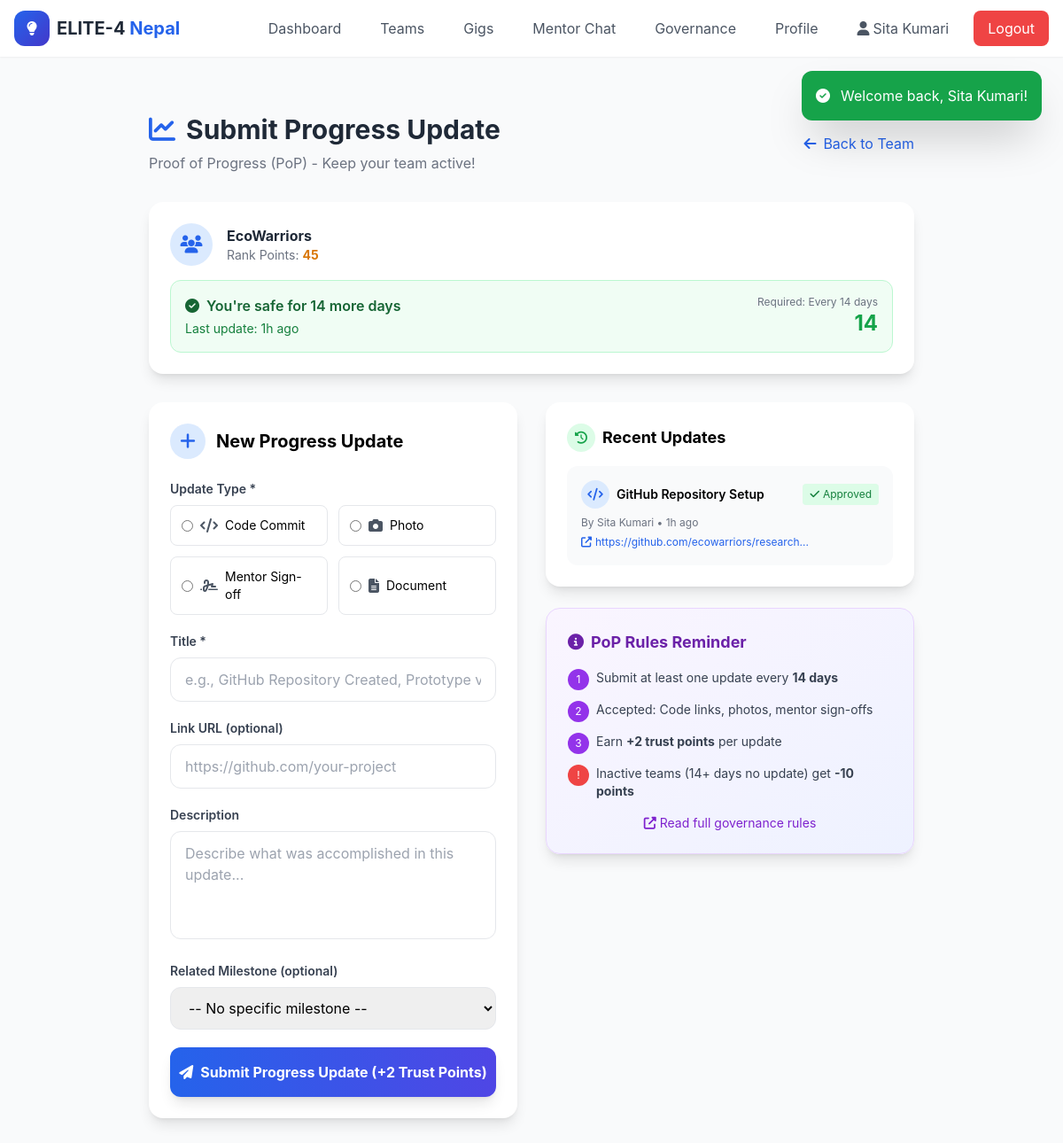
The page /progress_update.php (signed in) on the database its author committed.
### tables this page shows
CREATE TABLE `users` (
  `id` INT AUTO_INCREMENT PRIMARY KEY,
  `name` VARCHAR(100) NOT NULL,
  `email` VARCHAR(100) UNIQUE NOT NULL,
  `phone` VARCHAR(20) DEFAULT NULL,
  `password` VARCHAR(255) NOT NULL,
  `role` ENUM('citizen', 'student', 'sponsor', 'mentor', 'admin', 'moderator') NOT NULL DEFAULT 'citizen',
  `bio` TEXT DEFAULT NULL,
  `skills` TEXT DEFAULT NULL,
  `profile_photo` VARCHAR(255) DEFAULT NULL,
  `date_of_birth` DATE DEFAULT NULL,
  `is_active` TINYINT(1) DEFAULT 1,
  `trust_score` INT DEFAULT 100,
  `projects_completed` INT DEFAULT 0,
  `created_at` TIMESTAMP DEFAULT CURRENT_TIMESTAMP,
  `updated_at` TIMESTAMP DEFAULT CURRENT_TIMESTAMP ON UPDATE CURRENT_TIMESTAMP
);

CREATE TABLE `teams` (
  `id` INT AUTO_INCREMENT PRIMARY KEY,
  `name` VARCHAR(100) NOT NULL,
  `description` TEXT DEFAULT NULL,
  `leader_id` INT NOT NULL,
  `is_public` TINYINT(1) DEFAULT 1,
  `required_skills` TEXT DEFAULT NULL,
  `problem_id` INT DEFAULT NULL,
  `mentor_id` INT DEFAULT NULL,
  `members` JSON DEFAULT NULL,
  `rank_points` INT DEFAULT 0,
  `status` ENUM('active', 'completed', 'archived', 'inactive') DEFAULT 'active',
  `gold_badge` TINYINT(1) DEFAULT 0,
  `projects_completed` INT DEFAULT 0,
  `last_progress_update` TIMESTAMP NULL DEFAULT NULL,
  `is_inactive` TINYINT(1) DEFAULT 0,
  `created_at` TIMESTAMP DEFAULT CURRENT_TIMESTAMP,
  FOREIGN KEY (`leader_id`) REFERENCES `users`(`id`) ON DELETE CASCADE,
  FOREIGN KEY (`mentor_id`) REFERENCES `users`(`id`) ON DELETE SET NULL
);

CREATE TABLE `platform_settings` (
  `id` INT AUTO_INCREMENT PRIMARY KEY,
  `setting_key` VARCHAR(50) UNIQUE NOT NULL,
  `setting_value` TEXT DEFAULT NULL,
  `updated_at` TIMESTAMP DEFAULT CURRENT_TIMESTAMP ON UPDATE CURRENT_TIMESTAMP
);

CREATE TABLE `progress_updates` (
  `id` INT AUTO_INCREMENT PRIMARY KEY,
  `team_id` INT NOT NULL,
  `milestone_id` INT DEFAULT NULL,
  `update_type` ENUM('commit_link', 'photo', 'mentor_signoff', 'document', 'other') NOT NULL,
  `title` VARCHAR(200) NOT NULL,
  `description` TEXT DEFAULT NULL,
  `link_url` VARCHAR(500) DEFAULT NULL,
  `photo_url` VARCHAR(255) DEFAULT NULL,
  `mentor_approved` TINYINT(1) DEFAULT 0,
  `mentor_approved_by` INT DEFAULT NULL,
  `mentor_approved_at` TIMESTAMP NULL DEFAULT NULL,
  `created_by` INT NOT NULL,
  `created_at` TIMESTAMP DEFAULT CURRENT_TIMESTAMP,
  FOREIGN KEY (`team_id`) REFERENCES `teams`(`id`) ON DELETE CASCADE,
  FOREIGN KEY (`milestone_id`) REFERENCES `team_milestones`(`id`) ON DELETE SET NULL,
  FOREIGN KEY (`mentor_approved_by`) REFERENCES `users`(`id`) ON DELETE SET NULL,
  FOREIGN KEY (`created_by`) REFERENCES `users`(`id`) ON DELETE CASCADE
);

### progress_update.php (the view, shortened to what the rows shown need)
<?php
require_once 'config.php';
$user = getCurrentUser();
$team = getUserTeam($user['id']);
$recentUpdates = getTeamProgressUpdates($team['id'], 5);
$setting = getSetting('pop_update_interval_days', 14);
$lastUpdate = $team['last_progress_update'];
$daysSinceUpdate = $lastUpdate ? floor((time() - strtotime($lastUpdate)) / 86400) : floor((time() - strtotime($team['created_at'])) / 86400);
$daysRemaining = max(0, $setting - $daysSinceUpdate);
getHeader('Submit Progress Update');
?>
<div class="max-w-4xl mx-auto px-4 py-8">
    <div class="flex items-center justify-between mb-8">
        <div>
            <h1 class="text-3xl font-bold text-gray-800">
                <i class="fas fa-chart-line text-blue-600 mr-3"></i>Submit Progress Update
            </h1>
        </div>
    </div>
    <div class="bg-white rounded-2xl shadow-lg p-6 mb-8 <?php echo ($daysRemaining <= 3) ? 'border-2 border-amber-400' : ''; ?>">
        <div class="flex items-center justify-between">
            <div class="flex items-center gap-4">
                <div>
                    <h3 class="font-bold text-gray-800"><?php echo e($team['name']); ?></h3>
                    <p class="text-sm text-gray-500">Rank Points: <span class="text-amber-600 font-bold"><?php echo $team['rank_points']; ?></span></p>
                </div>
            </div>
        </div>
        <div class="mt-4 p-4 rounded-xl <?php echo ($daysRemaining <= 3) ? 'bg-amber-50 border border-amber-200' : 'bg-green-50 border border-green-200'; ?>">
            <div class="flex items-center justify-between">
                <div>
                    <p class="font-semibold <?php echo ($daysRemaining <= 3) ? 'text-amber-800' : 'text-green-800'; ?>">
                        <?php if ($daysRemaining <= 3): ?>
                        <i class="fas fa-exclamation-triangle mr-2"></i>Warning: Only <?php echo $daysRemaining; ?> days left!
                        <?php else: ?>
                        <i class="fas fa-check-circle mr-2"></i>You're safe for <?php echo $daysRemaining; ?> more days
                        <?php endif; ?>
                    </p>
                    <p class="text-sm <?php echo ($daysRemaining <= 3) ? 'text-amber-700' : 'text-green-700'; ?> mt-1">
                        Last update: <?php echo $lastUpdate ? timeAgo($lastUpdate) : 'Never (team created ' . timeAgo($team['created_at']) . ')'; ?>
                    </p>
                </div>
                <div class="text-right">
                    <p class="text-xs text-gray-500">Required: Every <?php echo $setting; ?> days</p>
                    <p class="text-2xl font-bold <?php echo ($daysRemaining <= 3) ? 'text-amber-600' : 'text-green-600'; ?>">
                        <?php echo $daysRemaining; ?>
                    </p>
                </div>
            </div>
        </div>
    </div>
    <div class="grid md:grid-cols-2 gap-8">
        <div class="bg-white rounded-2xl shadow-lg p-6">
            <h2 class="text-xl font-bold mb-6 flex items-center">
                <div class="w-10 h-10 bg-blue-100 rounded-full flex items-center justify-center mr-3">
                    <i class="fas fa-plus text-blue-600"></i>
                </div>
                New Progress Update
            </h2>
        </div>
        <div class="space-y-6">
            <div class="bg-white rounded-2xl shadow-lg p-6">
                <?php if (empty($recentUpdates)): ?>
                <div class="text-center py-8 text-gray-400">
                    <i class="fas fa-inbox text-3xl mb-2"></i>
                    <p>No progress updates yet.</p>
                    <p class="text-sm">Submit your first update above!</p>
                </div>
                <?php else: ?>
                <div class="space-y-4">
                    <?php foreach ($recentUpdates as $update): ?>
                    <div class="p-4 bg-gray-50 rounded-xl">
                        <div class="flex items-center justify-between mb-2">
                            <div class="flex items-center gap-2">
                                <?php
                                $icon = match($update['update_type']) {
                                    'commit_link' => 'fa-code',
                                    'photo' => 'fa-camera',
                                    'mentor_signoff' => 'fa-signature',
                                    'document' => 'fa-file-alt',
                                    default => 'fa-circle'
                                };
                                ?>
                                <span class="w-8 h-8 bg-blue-100 rounded-full flex items-center justify-center">
                                    <i class="fas <?php echo $icon; ?> text-blue-600 text-sm"></i>
                                </span>
                                <span class="font-semibold text-sm"><?php echo e($update['title']); ?></span>
                            </div>
                            <?php if ($update['mentor_approved']): ?>
                            <span class="px-2 py-1 bg-green-100 text-green-700 rounded text-xs">
                                <i class="fas fa-check mr-1"></i>Approved
                            </span>
                            <?php endif; ?>
                        </div>
                        <p class="text-xs text-gray-500">
                            By <?php echo e($update['created_by_name']); ?> • <?php echo timeAgo($update['created_at']); ?>
                        </p>
                        <?php if ($update['link_url']): ?>
                        <a href="<?php echo e($update['link_url']); ?>" target="_blank" class="text-xs text-blue-600 hover:underline mt-1 inline-block">
                            <i class="fas fa-external-link-alt mr-1"></i><?php echo e(substr($update['link_url'], 0, 50)); ?>...
                        </a>
                        <?php endif; ?>
                    </div>
                    <?php endforeach; ?>
                </div>
                <?php endif; ?>
            </div>
        </div>
    </div>
</div>
<?php getFooter(); ?>

### config.php (shortened to what the rows shown need)
<?php
$conn = new mysqli(DB_HOST, DB_USER, DB_PASS, DB_NAME);
$conn->set_charset("utf8mb4");
function e($string) {
    return htmlspecialchars($string ?? '', ENT_QUOTES, 'UTF-8');
}
function getCurrentUser() {
    if (isset($_SESSION['user_id'])) {
        return getUserById($_SESSION['user_id']);
    }
    return null;
}
function getUserById($id) {
    global $conn;
    $stmt = $conn->prepare("SELECT * FROM users WHERE id = ? AND is_active = 1");
    $stmt->bind_param("i", $id);
    $stmt->execute();
    return ($r = $stmt->get_result()) ? $r->fetch_assoc() : null;
}
function timeAgo($datetime) {
    $time = strtotime($datetime);
    $diff = time() - $time;
    if ($diff < 86400) return floor($diff / 3600) . 'h ago';
    return date('M j, Y', $time);
}
function getTeamProgressUpdates($teamId, $limit = 10) {
    global $conn;
    $stmt = $conn->prepare("SELECT pu.*, u.name as created_by_name FROM progress_updates pu JOIN users u ON pu.created_by = u.id WHERE pu.team_id = ? ORDER BY pu.created_at DESC LIMIT ?");
    $stmt->bind_param("ii", $teamId, $limit);
    $stmt->execute();
    $r = $stmt->get_result();
    return $r ? $r->fetch_all(MYSQLI_ASSOC) : [];
}
function getSetting($key, $default = null) {
    global $conn;
    $stmt = $conn->prepare("SELECT setting_value FROM platform_settings WHERE setting_key = ?");
    $stmt->bind_param("s", $key);
    $stmt->execute();
    $r = $stmt->get_result();
    $row = $r ? $r->fetch_assoc() : null;
    return $row ? $row['setting_value'] : $default;
}
function getUserTeam($userId) {
    global $conn;
    $stmt = $conn->prepare("SELECT * FROM teams WHERE leader_id = ? OR JSON_CONTAINS(members, JSON_ARRAY(?))");
    $membersJson = json_encode($userId);
    $stmt->bind_param("is", $userId, $membersJson);
    $stmt->execute();
    return ($r = $stmt->get_result()) ? $r->fetch_assoc() : null;
}
function getHeader($title = 'ELITE-4 Nepal') {
    $user = getCurrentUser();
    $roleNav = '';
    if ($user) {
        $name = e($user['name']);
        $role = $user['role'];
        $navItems = [];
        switch ($role) {
            case 'student': $navItems = [['dashboard.php','Dashboard'],['team_formation.php','Teams'],['micro_gigs.php','Gigs'],['mentor_chat.php','Mentor Chat'],['governance.php','Governance'],['profile.php','Profile']]; break;
        }
        $desktopNav = ''; $mobileNavItems = '';
        foreach ($navItems as $item) {
            $desktopNav .= '<a href="'.$item[0].'" class="px-4 py-2 text-gray-600 hover:bg-gray-100 rounded-lg">'.$item[1].'</a>';
        }
        $roleNav = $desktopNav.'<a href="profile.php" class="px-4 py-2 text-gray-600 hover:bg-gray-100 rounded-lg"><i class="fas fa-user mr-1"></i>'.$name.'</a><a href="logout.php" class="px-4 py-2 bg-red-500 text-white rounded-lg hover:bg-red-600">Logout</a>';
    }
?><!DOCTYPE html><html lang="en"><head><script src="https://cdn.tailwindcss.com"></script><link rel="stylesheet" href="https://cdnjs.cloudflare.com/ajax/libs/font-awesome/6.5.1/css/all.min.css"></head><body class="bg-gray-50"><nav class="bg-white shadow-sm sticky top-0 z-50"><div class="max-w-7xl mx-auto px-4"><div class="flex justify-between items-center h-16"><div class="hidden md:flex items-center space-x-3"><?=$roleNav?></div></div></div></nav><div class="max-w-7xl mx-auto px-4 py-8"><?php
}
function getFooter() {
    echo '</div></body></html>';
}
?>

### rows shown on the page
users: name "Sita Kumari"
teams: name "EcoWarriors", rank_points "45", last_progress_update "1h ago"
platform_settings: setting_value "14"
progress_updates: title "GitHub Repository Setup", mentor_approved 1 (drawn), created_by.name "Sita Kumari", created_at "1h ago", link_url "https://github.com/ecowarriors/research"

### other values the page prints
$item[1] "Dashboard Teams Gigs Mentor Chat Governance Profile"
$flash['message'] "Welcome back, Sita Kumari!"
